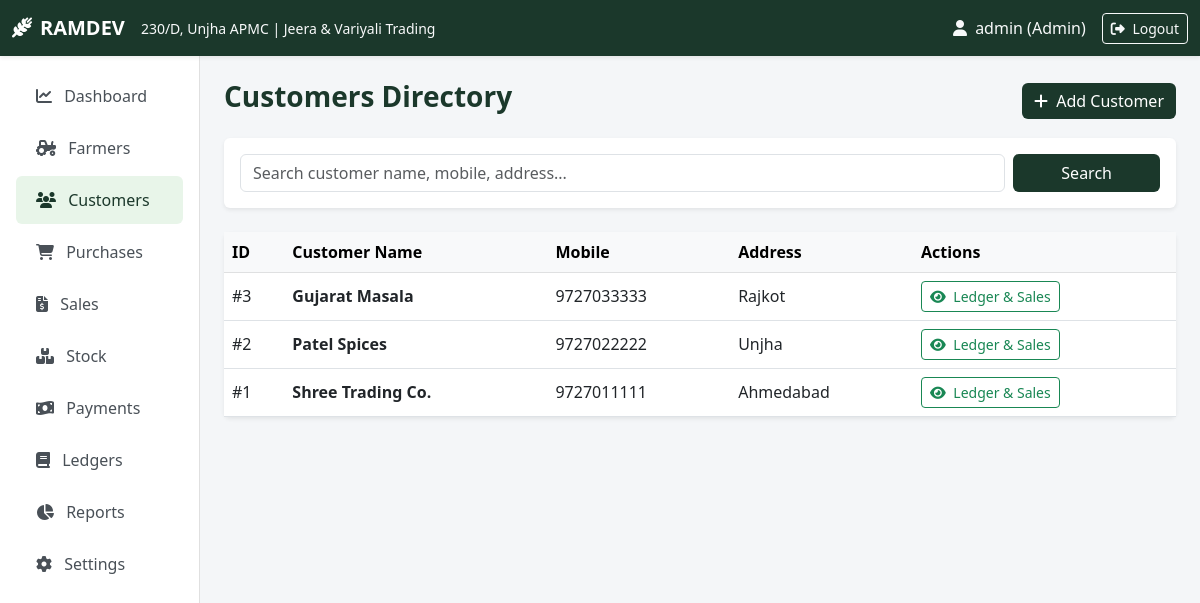
The page /customers (signed in) on the database its author committed.
### tables this page shows
CREATE TABLE settings (
            key TEXT PRIMARY KEY,
            value TEXT NOT NULL
        );

CREATE TABLE customers (
            id INTEGER PRIMARY KEY AUTOINCREMENT,
            name TEXT NOT NULL,
            mobile TEXT NOT NULL,
            address TEXT NOT NULL,
            created_at TIMESTAMP DEFAULT CURRENT_TIMESTAMP
        );

### app.py (the view, shortened to what this page needs)
@app.route('/customers', methods=['GET', 'POST'])
@login_required
def customers():
    conn = get_db_connection()
    search = request.args.get('search', '').strip()
    if search:
        customer_list = conn.execute("SELECT * FROM customers WHERE name LIKE ? OR mobile LIKE ? OR address LIKE ? ORDER BY id DESC",
                                     (f'%{search}%', f'%{search}%', f'%{search}%')).fetchall()
    else:
        customer_list = conn.execute("SELECT * FROM customers ORDER BY id DESC").fetchall()
    conn.close()
    return render_template('customers.html', customers=customer_list, search=search)

### app.py (called while the page is built)
@app.context_processor
def inject_global_vars():
    business_info = {
        'name': get_setting('business_name', 'RAMDEV'),
        'shop_no': get_setting('shop_no', '230/D'),
        'market': get_setting('market', 'Unjha APMC'),
        'type': get_setting('business_type', 'Jeera & Variyali Trading'),
        'location': get_setting('location', 'Unjha APMC, Gujarat, India'),
        'mobile': get_setting('mobile', ''),
        'email': get_setting('email', ''),
        'gst_no': get_setting('gst_no', ''),
        'lot_weight': get_lot_weight()
    }
    return dict(biz=business_info)

def login_required(f):
    @wraps(f)
    def decorated_function(*args, **kwargs):
        if 'user_id' not in session:
            flash("Please log in to access this page.", "warning")
            return redirect(url_for('login'))
        return f(*args, **kwargs)
    return decorated_function

### database.py (called while the page is built)
def get_db_connection():
    conn = sqlite3.connect(DB_NAME)
    conn.row_factory = sqlite3.Row
    return conn

def get_setting(key, default=""):
    conn = get_db_connection()
    res = conn.execute("SELECT value FROM settings WHERE key = ?", (key,)).fetchone()
    conn.close()
    return res['value'] if res else default

def get_lot_weight():
    try:
        return float(get_setting('lot_weight_kg', '20'))
    except ValueError:
        return 20.0

### templates/customers.html (shortened to what this page needs)
{% extends "base.html" %}
{% block content %}
<div class="d-flex justify-content-between align-items-center mb-3">
    <h3 class="fw-bold text-mandi">Customers Directory</h3>
    <button class="btn btn-mandi" data-bs-toggle="modal" data-bs-target="#addCustomerModal"><i class="fa-solid fa-plus me-1"></i> Add Customer</button>
</div>
<div class="card border-0 shadow-sm mb-4">
    <div class="card-body">
        <form method="GET" action="{{ url_for('customers') }}" class="row g-2">
            <div class="col-md-10">
                <input type="text" name="search" class="form-control" placeholder="Search customer name, mobile, address..." value="{{ search }}">
            </div>
            <div class="col-md-2 d-grid">
                <button type="submit" class="btn btn-mandi">Search</button>
            </div>
        </form>
    </div>
</div>
<div class="card border-0 shadow-sm">
    <div class="card-body p-0">
        <div class="table-responsive">
            <table class="table table-hover align-middle mb-0">
                <thead class="table-light">
                    <tr><th>ID</th><th>Customer Name</th><th>Mobile</th><th>Address</th><th>Actions</th></tr>
                </thead>
                <tbody>
                    {% for c in customers %}
                    <tr>
                        <td>#{{ c.id }}</td>
                        <td class="fw-bold">{{ c.name }}</td>
                        <td>{{ c.mobile }}</td>
                        <td>{{ c.address }}</td>
                        <td>
                            <a href="{{ url_for('customer_details', id=c.id) }}" class="btn btn-sm btn-outline-success"><i class="fa-solid fa-eye me-1"></i> Ledger & Sales</a>
                        </td>
                    </tr>
                    {% else %}
                    <tr><td colspan="5" class="text-center text-muted py-3">No customers found.</td></tr>
                    {% endfor %}
                </tbody>
            </table>
        </div>
    </div>
</div>
{% endblock %}

### templates/base.html (shortened to what this page needs)
<!DOCTYPE html>
<html lang="en">
<head>
    <link href="https://cdn.jsdelivr.net/npm/bootstrap@5.3.0/dist/css/bootstrap.min.css" rel="stylesheet">
    <link rel="stylesheet" href="https://cdnjs.cloudflare.com/ajax/libs/font-awesome/6.4.0/css/all.min.css">
    <link rel="stylesheet" href="{{ url_for('static', filename='style.css') }}">
</head>
<body>
    <nav class="navbar navbar-expand-lg navbar-dark bg-mandi sticky-top shadow-sm no-print">
        <div class="container-fluid">
            <a class="navbar-brand fw-bold" href="{{ url_for('dashboard') }}">
                <i class="fa-solid fa-wheat-awn me-2"></i>{{ biz.name }}
            </a>
            <span class="navbar-text text-light d-none d-md-inline me-auto">
                <small>{{ biz.shop_no }}, {{ biz.market }} | {{ biz.type }}</small>
            </span>
            <div class="d-flex align-items-center">
                {% if session.get('user_id') %}
                <span class="text-light me-3"><i class="fa-solid fa-user me-1"></i> {{ session.username }} ({{ session.role }})</span>
                <a href="{{ url_for('logout') }}" class="btn btn-outline-light btn-sm"><i class="fa-solid fa-right-from-bracket me-1"></i> Logout</a>
                {% endif %}
            </div>
        </div>
    </nav>
    <div class="container-fluid">
        <div class="row">
            {% if session.get('user_id') %}
            <nav class="col-md-3 col-lg-2 d-md-block sidebar collapse p-3 no-print">
                <div class="position-sticky">
                    <ul class="nav flex-column">
                        <li class="nav-item"><a class="nav-link {% if request.endpoint == 'dashboard' %}active{% endif %}" href="{{ url_for('dashboard') }}"><i class="fa-solid fa-chart-line me-2"></i> Dashboard</a></li>
                        <li class="nav-item"><a class="nav-link {% if request.endpoint in ['farmers', 'farmer_details'] %}active{% endif %}" href="{{ url_for('farmers') }}"><i class="fa-solid fa-tractor me-2"></i> Farmers</a></li>
                        <li class="nav-item"><a class="nav-link {% if request.endpoint in ['customers', 'customer_details'] %}active{% endif %}" href="{{ url_for('customers') }}"><i class="fa-solid fa-users me-2"></i> Customers</a></li>
                        <li class="nav-item"><a class="nav-link " href="{{ url_for('purchases') }}"><i class="fa-solid fa-cart-shopping me-2"></i> Purchases</a></li>
                        <li class="nav-item"><a class="nav-link " href="{{ url_for('sales') }}"><i class="fa-solid fa-file-invoice-dollar me-2"></i> Sales</a></li>
                        <li class="nav-item"><a class="nav-link {% if request.endpoint == 'stock' %}active{% endif %}" href="{{ url_for('stock') }}"><i class="fa-solid fa-boxes-stacked me-2"></i> Stock</a></li>
                        <li class="nav-item"><a class="nav-link {% if request.endpoint == 'payments' %}active{% endif %}" href="{{ url_for('payments') }}"><i class="fa-solid fa-money-bill-wave me-2"></i> Payments</a></li>
                        <li class="nav-item"><a class="nav-link {% if request.endpoint == 'ledger' %}active{% endif %}" href="{{ url_for('ledger') }}"><i class="fa-solid fa-book me-2"></i> Ledgers</a></li>
                        <li class="nav-item"><a class="nav-link {% if request.endpoint == 'reports' %}active{% endif %}" href="{{ url_for('reports') }}"><i class="fa-solid fa-chart-pie me-2"></i> Reports</a></li>
                        {% if session.get('role') == 'Admin' %}
                        <li class="nav-item"><a class="nav-link {% if request.endpoint == 'settings' %}active{% endif %}" href="{{ url_for('settings') }}"><i class="fa-solid fa-gear me-2"></i> Settings</a></li>
                        {% endif %}
                    </ul>
                </div>
            </nav>
            <main class="col-md-9 ms-sm-auto col-lg-10 px-md-4 py-4">
            {% else %}
            <main class="col-12 px-md-4 py-4">
            {% endif %}
                {% block content %}{% endblock %}
            </main>
        </div>
    </div>
</body>
</html>

### static/style.css (style rules this page uses)
:root { --primary-color: #1b382b; --primary-hover: #142a20; --secondary-color: #d4a373; --bg-light: #f4f6f8; --text-dark: #2c3e50; --card-shadow: 0 4px 12px rgba(0,0,0,0.05); }
body { font-family: 'Segoe UI', Tahoma, Geneva, Verdana, sans-serif; background-color: var(--bg-light); color: var(--text-dark); }
.bg-mandi { background-color: var(--primary-color) !important; }
.text-mandi { color: var(--primary-color) !important; }
.btn-mandi { background-color: var(--primary-color); color: #fff; border: none; }
.sidebar { min-height: calc(100vh - 56px); background-color: #ffffff; border-right: 1px solid #e0e0e0; }
.sidebar .nav-link { color: #495057; font-weight: 500; padding: 12px 20px; border-radius: 6px; margin-bottom: 4px; }
.sidebar .nav-link:hover, .sidebar .nav-link.active { background-color: #e8f5e9; color: var(--primary-color); }

### rows shown on the page
settings: name "RAMDEV"
settings: shop_no "230/D"
settings: market "Unjha APMC"
settings: type "Jeera & Variyali Trading"
customers: id "3", name "Gujarat Masala", mobile "9727033333", address "Rajkot"
customers: id "2", name "Patel Spices", mobile "9727022222", address "Unjha"
customers: id "1", name "Shree Trading Co.", mobile "9727011111", address "Ahmedabad"

### other values the page prints
{{ session.username }} "admin"
{{ session.role }} "Admin"
